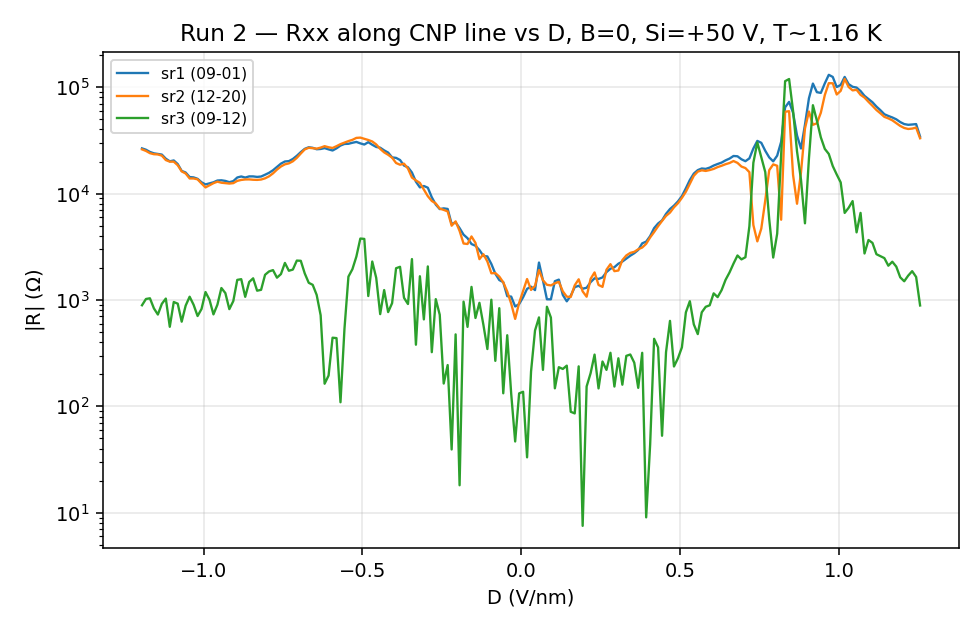

Here is the Python script that generated this plot:
"""Step 1 — Rxx(CNP) vs D at B=0, run 2. Per-channel, log scale."""
import numpy as np
import matplotlib
matplotlib.use("Agg")
import matplotlib.pyplot as plt
from hera.analysis import open_run

eps0 = 8.8541878128e-12
e = 1.602176634e-19
c_tg = eps0 * 3 / 15.6e-9
c_bg = eps0 * 3 / 12e-9

run = open_run(r"data/2")
vtg = run.col("DC_bias")
vbg = run.col("k_bg_volt")
I = run.col("sr0_X") / (-1e6)
n = (c_tg * vtg + c_bg * vbg) / e * 1e-16
D = 0.5 * (c_tg * vtg - c_bg * vbg) / eps0 * 1e-9  # V/nm

chans = {"sr1 (09-01)": run.col("sr1_X") / I,
         "sr2 (12-20)": run.col("sr2_X") / I,
         "sr3 (09-12)": run.col("sr3_X") / I}

print(f"D range: {D.min():+.3f} .. {D.max():+.3f} V/nm; |n| max {np.abs(n).max():.3f}e12")
print(f"drain |I|: {np.abs(I).min()*1e9:.3f} - {np.abs(I).max()*1e9:.3f} nA")
for name, R in chans.items():
    aR = np.abs(R)
    # dynamic range over D, and value near D = 0 vs extremes
    i0 = np.argmin(np.abs(D))
    print(f"{name}: R(D~0) = {aR[i0]/1e3:.2f} k, max {aR.max()/1e3:.2f} k at D={D[np.argmax(aR)]:+.2f}, "
          f"min {aR.min()/1e3:.3f} k at D={D[np.argmin(aR)]:+.2f}, "
          f"ratio max/min = {aR.max()/aR.min():.1f}")

fig, ax = plt.subplots(figsize=(7, 4.5))
for name, R in chans.items():
    ax.semilogy(D, np.abs(R), lw=1.2, label=name)
ax.set_xlabel("D (V/nm)")
ax.set_ylabel(r"|R| ($\Omega$)")
ax.set_title("Run 2 — Rxx along CNP line vs D, B=0, Si=+50 V, T~1.16 K")
ax.legend(fontsize=8)
ax.grid(alpha=0.3)
fig.tight_layout()
fig.savefig(r"hera_scratch/step1_cnp_vs_D.png", dpi=140)
print("saved hera_scratch/step1_cnp_vs_D.png")
